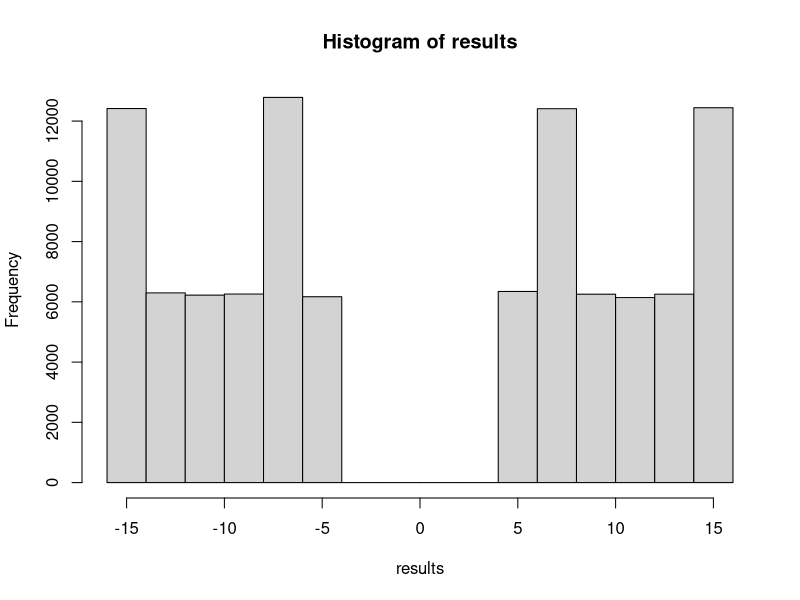
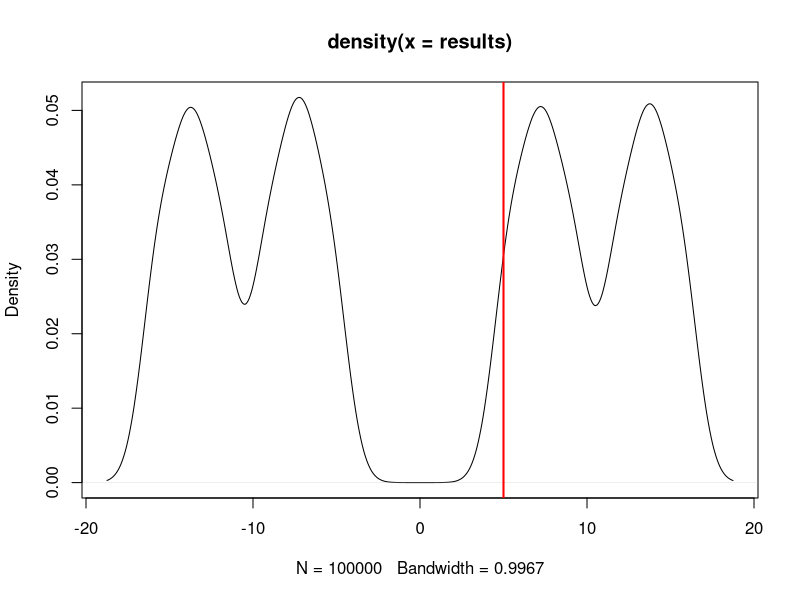

The R script that drew these images, in order:
city.names <- c("Sag", "Sio", "Bat", "Mid", "Ox", "Low", "Yak", "Rich")
observed.turnout = c(17, 30, 13, 55, 26, 29, 48, 43)

observed.diffmeans <- mean(observed.turnout[c(2,4,6,8)]) - 
  mean(observed.turnout[c(1,3,5,7)])

print(observed.diffmeans)

foo <- data.frame(city.names, observed.turnout)

# Turnout Function
turnout <- function() {
  # Four coin flips, establishing random assignment
  assignment        <- foo[sample(1:2),]
  assignment[3:4,]  <- foo[sample(3:4),]
  assignment[5:6,]  <- foo[sample(5:6),]
  assignment[7:8,]  <- foo[sample(7:8),]
  
  treatment.group   <- assignment[c(1,3,5,7),]
  control.group     <- assignment[c(2,4,6,8),]
  
  return(mean(treatment.group[,2]) - mean(control.group[,2]))
}

# Iterating the Turnout Function
iter.RI <- function(iterations = 100000) {
  for (i in 1:iterations) 
  {storage.vector[i] <- turnout()
  }
  return(storage.vector)
}

storage.vector <- NULL
results <- iter.RI()

sum(unique(results))
# Exploring the results

quantile(results, prob = c(0.95, 0.975))

length(unique(results))

hist(results)
plot(density(results))
abline(v = 5, lwd = 2, col = "red")